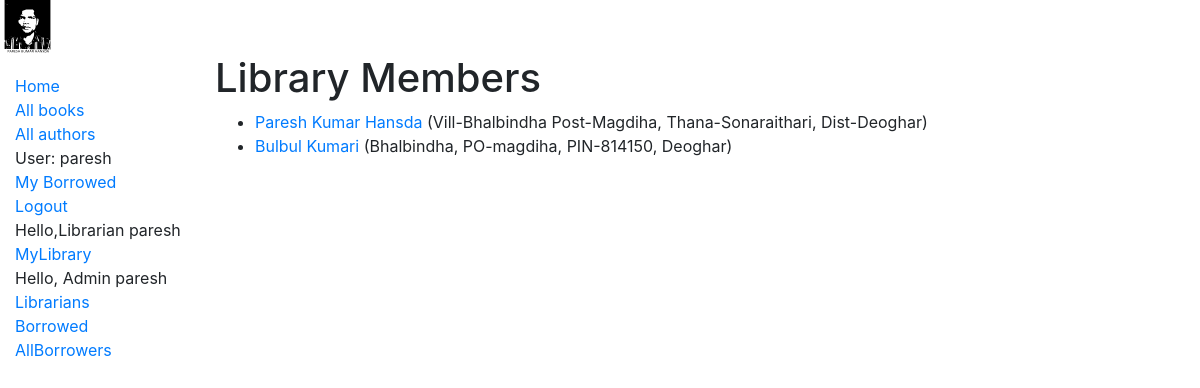
The page /catalog/borrowers/ (signed in) on the database its author committed.
### catalog/models.py (models this page shows, shortened)
class Borrower(models.Model):
    django_id=models.OneToOneField(User, on_delete=models.RESTRICT, null=True, blank=True)
    identy=models.CharField(max_length=200)
    contact_no=models.CharField(max_length=100)
    facebook=models.CharField(max_length=200)
    whatsapp=models.CharField(max_length=200)
    name=models.CharField(max_length=200)
    address=models.CharField(max_length=200)
    def get_absolute_url(self):
        return reverse('borrower-detail', args=[str(self.id)])

### catalog/views.py (the view)
# urls.py: path('borrowers/', views.BorrowerListView.as_view(), name='borrowers'),
class BorrowerListView(UserPassesTestMixin,generic.ListView):
    model = Borrower
    def test_func(self):
        return self.request.user.is_staff

### catalog/templates/catalog/borrower_list.html (shortened to what this page needs)
{% extends "base_generic.html" %}
{% block content %}
  <h1>Library Members</h1>
  {% if object_list %}
  <ul>
    {% for book in object_list %}
      <li>
        <a href="{{book.get_absolute_url}}">{{ book.name }}</a> {% if user.is_staff %} ({{book.address}}) {% endif %}
      </li>
    {% endfor %}
  </ul>
  {% else %}
    <p>There are no member in the library.</p>
  {% endif %}
{% endblock %}

### catalog/templates/base_generic.html (shortened to what this page needs)
<!DOCTYPE html>
<html lang="en">
<head>
  <link rel="stylesheet" href="https://cdn.jsdelivr.net/npm/bootstrap@4.5.3/dist/css/bootstrap.min.css">
  {% load static %}
  <link rel="stylesheet" href="{% static 'css/style.css' %}">
  <img src="{% static 'catalog/pkh.svg' %}" alt="paresh" style="width:55px;height:54px;">
</head>
<body>
  <div class="container-fluid">
    <div class="row">
      <div class="col-sm-2">
      {% block sidebar %}
        <ul class="sidebar-nav">
          <li><a href="{% url 'index' %}">Home</a></li>
          <li><a href="{% url 'books'%}">All books</a></li>
          <li><a href="{% url 'authors'%}">All authors</a></li>
   {% if user.is_authenticated %}
     <li>User: {{ user.get_username }}</li>
     <li><a href="{% url 'my-borrowed' %}">My Borrowed</a></li>
     <li><a href="{% url 'logout'%}?next={{request.path}}">Logout</a></li>
   {% else %}
     <li><a href="{% url 'login'%}?next={{request.path}}">Login</a></li>
   {% endif %}
{% if user.is_staff %}
<li>Hello,Librarian {{ user.get_username }}</li>
<li><a href="{% url "my-loaned" %}">MyLibrary</a></li>
{% if user.is_superuser %}
<li>Hello, Admin {{ user.get_username }}</li>
<li><a href="{% url "librarians" %}">Librarians </a></li>
<li><a href="{% url "all-borrowed" %}">Borrowed</a></li>
<li><a href="{% url "borrowers" %}">AllBorrowers </a></li>
{% endif %}
{% else %}
<li><p>Contact staff</p></li>
{% endif %}
</ul>
     {% endblock %}
      </div>
      <div class="col-sm-10 ">{% block content %}{% endblock %}</div>
    </div>
  </div>
</body>
</html>

### catalog/static/css/style.css (style rules this page uses)
.sidebar-nav { margin-top: 20px; padding: 0; list-style: none; }

### rows shown on the page
Borrower: name "Paresh Kumar Hansda", address "Vill-Bhalbindha Post-Magdiha, Thana-Sonaraithari, Dist-Deoghar"
Borrower: name "Bulbul Kumari", address "Bhalbindha, PO-magdiha, PIN-814150, Deoghar"

### other values the page prints
{{ user.get_username }} "paresh"
